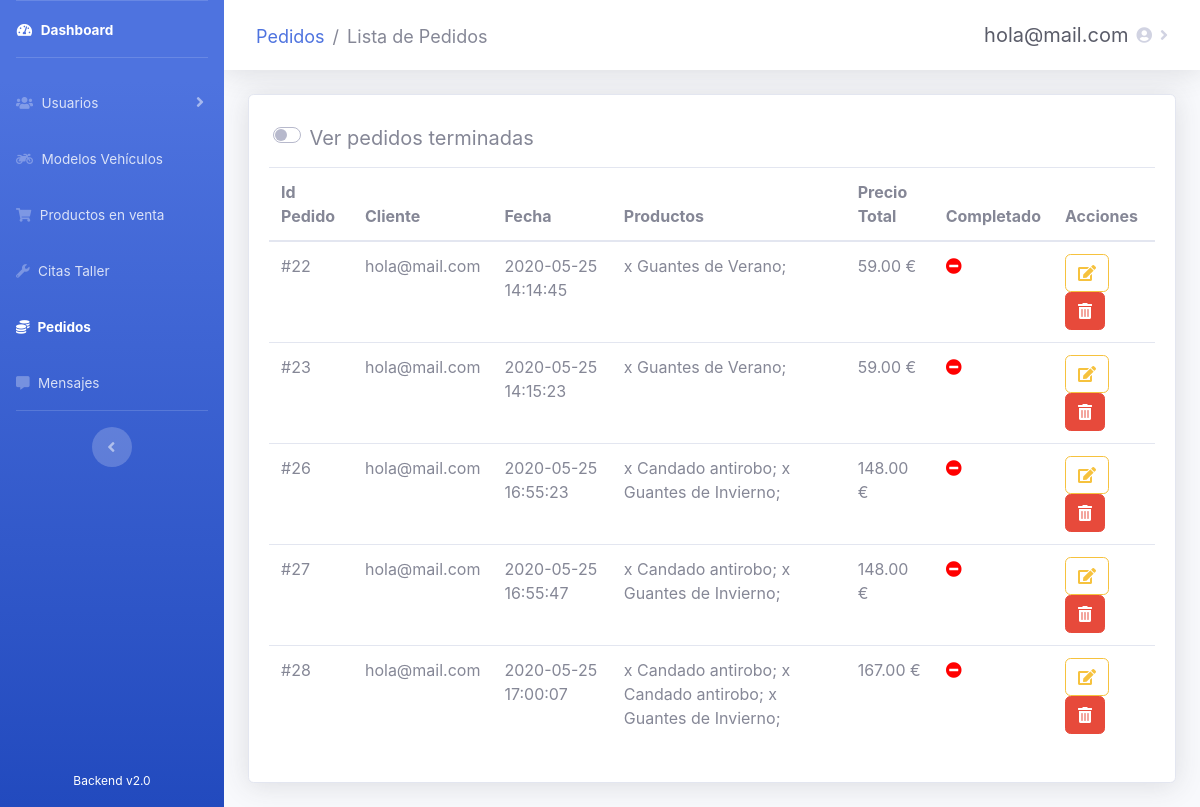
The app's page /admin/sales/pedidos.php (signed in), older data.
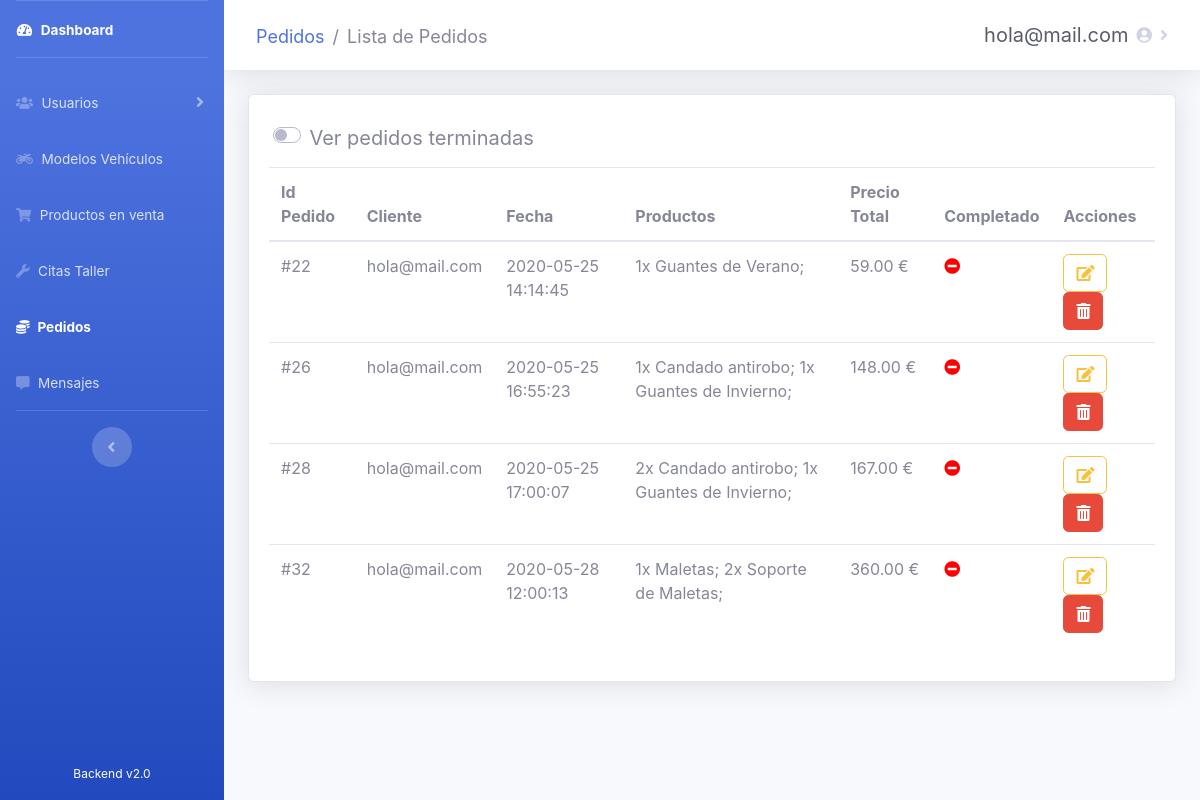
The same page, newer data.
### tables this page shows
CREATE TABLE `ventas` (
  `id_venta` int(10) NOT NULL,
  `id_usuario` int(10) NOT NULL,
  `fecha` datetime NOT NULL,
  `precio_total` double(8,2) NOT NULL,
  `completada` tinyint(1) NOT NULL DEFAULT 0
);

CREATE TABLE `usuarios` (
  `id_usuario` int(10) NOT NULL,
  `email` varchar(20) NOT NULL,
  `password` varchar(60) DEFAULT NULL,
  `nombre` varchar(30) DEFAULT NULL,
  `apellidos` varchar(60) DEFAULT NULL,
  `direccion` varchar(100) DEFAULT NULL,
  `localidad` varchar(30) DEFAULT NULL,
  `provincia` int(10) DEFAULT NULL,
  `cp` int(5) DEFAULT NULL,
  `telefono` int(15) DEFAULT NULL,
  `is_admin` tinyint(1) DEFAULT 0,
  `registrado` tinyint(1) DEFAULT 1
);

CREATE TABLE `venta_productos` (
  `id_venta` int(10) NOT NULL,
  `id_producto` int(10) NOT NULL,
  `cantidad` int(10) DEFAULT NULL
);

CREATE TABLE `productos` (
  `id_producto` int(10) NOT NULL,
  `nombre` varchar(20) NOT NULL,
  `precio` double(10,2) NOT NULL,
  `descripcion` text NOT NULL,
  `stock` int(10) NOT NULL,
  `imagen` mediumblob NOT NULL,
  `is_active` tinyint(1) NOT NULL
);

### admin/sales/pedidos.php (the view, shortened to what this page needs)
<?php
require_once('../recursos/conexionBD.php');
if (!isset($_SESSION['usuario']) and $_SESSION['estado'] != 'Autenticado') {
    header('Location: ../administrar.php');
} else {
    $usuario = $_SESSION['usuario'];
}
?>
<!DOCTYPE html>
<html lang="es">
<head>
    <link rel="stylesheet" href="https://use.fontawesome.com/releases/v5.11.2/css/all.css">
    <link href="../../css/sidebar-admin.css" rel="stylesheet">
    <link rel="stylesheet" type="text/css" href="https://cdn.datatables.net/v/bs4/dt-1.10.21/b-1.6.2/r-2.2.4/datatables.min.css" />
</head>
<body id="page-top">
    <div id="wrapper">
        <ul class="navbar-nav bg-gradient-primary sidebar sidebar-dark accordion" id="accordionSidebar">
            <div class="navbar-nav" style="height: 95%">
                <li class="nav-item active">
                    <a class="nav-link" href="../dashboard.php">
                        <i class="fas fa-fw fa-tachometer-alt"></i>
                        <span>Dashboard</span>
                    </a>
                </li>
                <hr class="sidebar-divider">
                <li class="nav-item">
                    <a class="nav-link collapsed" href="#" data-toggle="collapse" data-target="#collapse3" aria-expanded="true" aria-controls="collapse3">
                        <i class="fas fa-users"></i>
                        <span>Usuarios</span>
                    </a>
                </li>
                <li class="nav-item">
                    <a class="nav-link" href="../vehicles/vehiculos.php">
                        <i class="fas fa-motorcycle"></i>
                        <span>Modelos Vehículos</span>
                    </a>
                </li>
                <li class="nav-item">
                    <a class="nav-link" href="../products/productos.php">
                        <i class="fas fa-shopping-cart"></i>
                        <span>Productos en venta</span>
                    </a>
                </li>
                <li class="nav-item">
                    <a class="nav-link" href="../tasks/citas.php">
                        <i class="fas fa-wrench"></i>
                        <span>Citas Taller</span>
                    </a>
                </li>
                <li class="nav-item active">
                    <a class="nav-link" href="#">
                        <i class="fas fa-coins"></i>
                        <span>Pedidos</span>
                    </a>
                </li>
                <li class="nav-item">
                    <a class="nav-link" href="../messages/mensajes.php">
                        <i class="fas fa-comment-alt"></i>
                        <span>Mensajes</span>
                    </a>
                </li>
                <hr class="sidebar-divider d-none d-md-block">
                <div class="text-center d-none d-md-inline">
                    <button class="rounded-circle border-0" id="sidebarToggle"></button>
                </div>
            </div>
            <div class="text-center">
                <div class="container">
                    <span style="color: white; font-size: 12px">Backend v2.0</span>
                </div>
            </div>
        </ul>
        <div id="content-wrapper" class="d-flex flex-column">
            <div id="content" style="max-height: 100%">
                <nav class="navbar navbar-expand navbar-light bg-white topbar mb-4 static-top shadow">
                    <nav aria-label="breadcrumb">
                        <ol class="breadcrumb">
                            <li class="breadcrumb-item"><a href="#"> Pedidos</a></li>
                            <li class="breadcrumb-item active" aria-current="page">Lista de Pedidos</li>
                        </ol>
                    </nav>
                    <ul class="navbar-nav ml-auto">
                        <li class="nav-item dropdown">
                            <a class="nav-link dropdown-toggle" href="#" id="userDropdown" role="button" data-toggle="dropdown" aria-haspopup="true" aria-expanded="false">
                                <span class="mr-2 d-none d-lg-inline text-gray-800 medium" style="font-size: 20px"><?php print($usuario) ?></span>
                                <i class="fas fa-user-circle"></i>
                            </a>
                        </li>
                    </ul>
                </nav>
                <div class="container-fluid">
                    <div class="card shadow mb-4">
                        <div class="card-body">
                            <div class="custom-switch form-control-lg" style="margin-left: 0.5%; margin-bottom: 0.5%">
                                <label class="custom-control-label" for="verTerminados">Ver pedidos terminadas</label>
                            </div>
                            <div class="table-responsive" id="pedidosPendientes">
                                <table class="table pedidos" cellspacing="0">
                                    <thead>
                                        <tr>
                                            <th>Id Pedido</th>
                                            <th>Cliente</th>
                                            <th>Fecha</th>
                                            <th>Productos</th>
                                            <th>Precio Total</th>
                                            <th>Completado</th>
                                            <th>Acciones</th>
                                        </tr>
                                    </thead>
                                    <tbody>
                                        <?php
                                        $consulta = "SELECT * FROM ventas WHERE completada = 0";
                                        $result = mysqli_query($conexion, $consulta);
                                        while ($fila = mysqli_fetch_array($result)) { ?>
                                            <tr>
                                                <td><?php echo "#" . $fila["id_venta"]; ?></td>
                                                <td><?php $consulta2 = "SELECT usuarios.email FROM ventas
                                                  INNER JOIN usuarios ON ventas.id_usuario = usuarios.id_usuario WHERE ventas.id_venta = $fila[id_venta]";
                                                    $result2 = mysqli_query($conexion, $consulta2);
                                                    while ($fila2 = mysqli_fetch_array($result2)) {
                                                        echo $fila2["email"];
                                                    }
                                                    ?></td>
                                                <td><?php echo $fila["fecha"]; ?></td>
                                                <td><?php $consulta3 = "SELECT productos.nombre, venta_productos.cantidad FROM venta_productos
                                                  INNER JOIN productos ON venta_productos.id_producto = productos.id_producto WHERE venta_productos.id_venta = $fila[id_venta]";
                                                    $result3 = mysqli_query($conexion, $consulta3);
                                                    while ($fila3 = mysqli_fetch_array($result3)) {
                                                        echo $fila3["cantidad"]. "x " . $fila3["nombre"]. "; ";
                                                    }
                                                    ?></td>
                                                <td><?php echo $fila["precio_total"] . " €"; ?></td>
                                                <td><?php echo "<span class='fas fa-minus-circle' title='No realizado' style='color:red'></span>"; ?></td>
                                                <td>
                                                    <a class="btn btn-outline-warning noFocus" href="#" title="Cambiar estado de pedido" onclick="cambiarEstadoPedido('<?php echo $fila["id_venta"]; ?>');"><i class='fas fa-edit'></i></a>
                                                    <a class="btn btn-danger noFocus" title="Anular Pedido" style="cursor: pointer;" onclick="borrarPedido('<?php echo $fila["id_venta"]; ?>');"><i class="fas fa-trash-alt" style="color: white"></i></a>
                                                </td>
                                            </tr>
                                        <?php }; ?>
                                    </tbody>
                                </table>
                            </div>
                        </div>
                    </div>
                </div>
            </div>
        </div>
    </div>
</body>
</html>

Row changes from the older to the newer data that the page shows:
removed venta_productos: id_producto.nombre "Guantes de Verano", shown under ventas id 22
removed ventas: id_venta "23", fecha "2020-05-25 14:15:23", precio_total "59.00", usuarios (email "hola@mail.com")
removed venta_productos: id_producto.nombre "Guantes de Verano", shown under "23"
removed venta_productos: id_producto.nombre "Candado antirobo", shown under ventas id 26
removed venta_productos: id_producto.nombre "Guantes de Invierno", shown under ventas id 26
removed ventas: id_venta "27", fecha "2020-05-25 16:55:47", precio_total "148.00", usuarios (email "hola@mail.com")
removed venta_productos: id_producto.nombre "Candado antirobo", shown under "27"
removed venta_productos: id_producto.nombre "Guantes de Invierno", shown under "27"
removed venta_productos: id_producto.nombre "Guantes de Invierno", shown under ventas id 28
added venta_productos: cantidad "1", id_producto.nombre "Guantes de Verano", shown under ventas id 22
added venta_productos: cantidad "1", id_producto.nombre "Candado antirobo", shown under ventas id 26
added venta_productos: cantidad "1", id_producto.nombre "Guantes de Invierno", shown under ventas id 26
changed ventas id 28: loses productos (nombre "Candado antirobo")
added venta_productos: cantidad "2", id_producto.nombre "Candado antirobo", shown under ventas id 28
added venta_productos: cantidad "1", id_producto.nombre "Guantes de Invierno", shown under ventas id 28
added ventas: id_venta "32", fecha "2020-05-28 12:00:13", precio_total "360.00", usuarios (email "hola@mail.com")
added venta_productos: cantidad "1", id_producto.nombre "Maletas", shown under "32"
added venta_productos: cantidad "2", id_producto.nombre "Soporte de Maletas", shown under "32"
